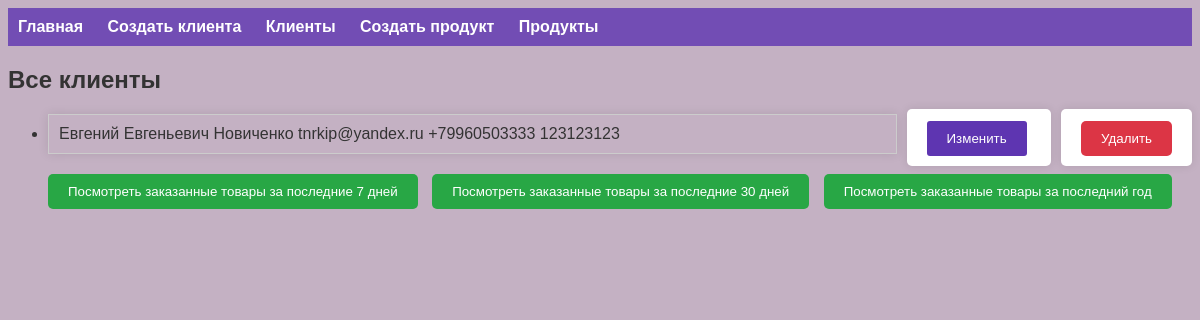
The app's page /lesson2/clients/, older data.
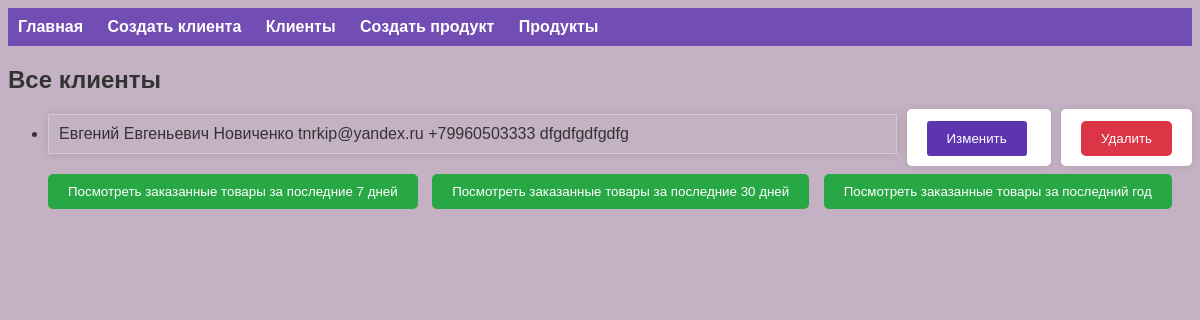
The same page, newer data.
### app_lesson2/models.py (models this page shows, shortened)
class Client(models.Model):
    name = models.CharField(max_length=100)
    email = models.EmailField()
    phone_number = models.CharField(max_length=15)
    address = models.CharField(max_length=200)
    registration_date = models.DateField(auto_now_add=True)

### app_lesson2/views.py (the view)
# urls.py: path('clients/', views.all_clients_view, name='all_clients'),
def all_clients_view(request):
    clients = Client.objects.all()
    return render(request, 'all_clients.html', {'clients': clients})

### app_lesson2/templates/all_clients.html (shortened to what this page needs)
{% extends 'base.html' %}
{% block content %}
<h2>Все клиенты</h2>
<ul>
    {% for client in clients %}
    <li>
        <div class="client-container">
            <div class="client-info">
                <span>{{ client.name }}</span>
                <span>{{ client.email }}</span>
                <span>{{ client.phone_number }}</span>
                <span>{{ client.address }}</span>
            </div>
            <div class="client-buttons">
                <form id="updateForm{{ client.id }}" action="{% url 'update_client' client.id %}" method="post" style="display: inline;">
                    <button type="submit" class="btn-update">Изменить</button>
                </form>
                <form id="deleteForm{{ client.id }}" action="{% url 'delete_client' client.id %}" method="post" style="display: inline;">
                    <button type="button" class="btn-delete" onclick="confirmDelete({{ client.id }})">Удалить</button>
                </form>
            </div>
        </div>
        <button type="button" class="btn-view" onclick="window.location.href='{% url 'client_ordered_products' client_id=client.id days=7 %}'">Посмотреть заказанные товары за последние 7 дней</button>
        <button type="button" class="btn-view" onclick="window.location.href='{% url 'client_ordered_products' client_id=client.id days=30 %}'">Посмотреть заказанные товары за последние 30 дней</button>
        <button type="button" class="btn-view" onclick="window.location.href='{% url 'client_ordered_products' client_id=client.id days=365 %}'">Посмотреть заказанные товары за последний год</button>
    </li>
    {% endfor %}
</ul>
{% endblock %}

Row changes from the older to the newer data that the page shows:
changed Client "Евгений Евгеньевич Новиченко": address "123123123" → "dfgdfgdfgdfg"
